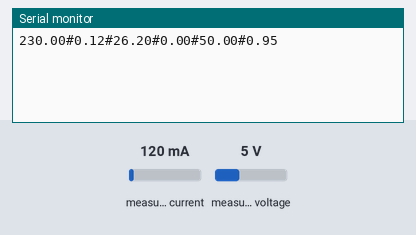
This sketch was run on a simulated Arduino Mega 2560, built with avr-gcc and run on an emulated ATmega2560. On the bench: the last lines printed to the serial monitor. The test bench sets the inputs (shaded band); at power-on: measured current 120 mA, measured voltage 5 V.

Above: at 1.2 s.
1.3 s: measured current set to 40 mA
At 2.6 s:
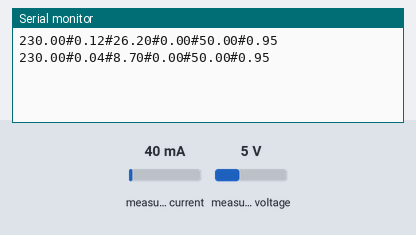
2.8 s: measured voltage set to 0.3 V
4.3 s: measured current set to 500 mA
At 4.3 s:
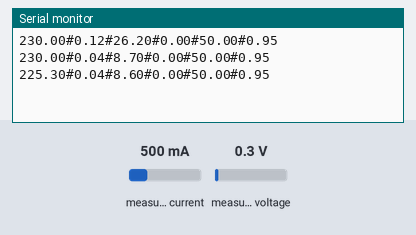
Timing chart, 0 to 7.3 s (numbered marks = the images above; inputs shaded):
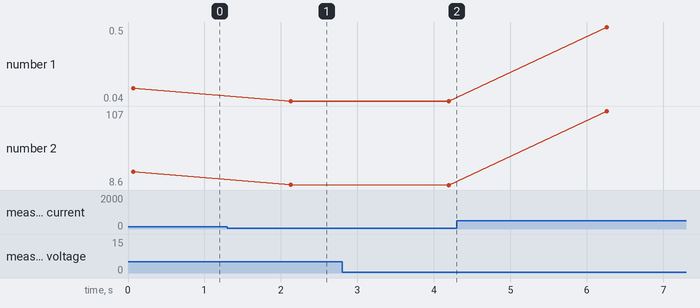

The sketch:

PZEM_3.ino
```cpp
#include <PZEM004Tv30.h>
#include <Wire.h>

/* Hardware Serial3 is only available on certain boards.
 * For example the Arduino MEGA 2560
*/

PZEM004Tv30 pzem(&Serial3);

void setup() {
  Serial.begin(9600);
  Serial3.begin(9600);
}

void loop()
{
    float voltage = pzem.voltage();
    float current = pzem.current();
    float power = pzem.power();
    float energy = pzem.energy();
    float frequency = pzem.frequency();
    float pf = pzem.pf();
    Serial.println(String(voltage)+"#"+String(current)+"#"+String(power)+"#"+String(energy)+"#"+String(frequency)+"#"+String(pf));
    delay(2000);
}
```

Measured:
- after the input at 1.3 s, the serial monitor: prints a new line after 0.83 s (image 1)
- plotted number 1: 0.12 → 0.04 after the input at 1.3 s, 0.04 → 0.5 after the input at 4.3 s
- plotted number 2: 26.2 → 8.7 after the input at 1.3 s, 8.7 → 8.6 after the input at 2.8 s, 8.6 → 107 after the input at 4.3 s
